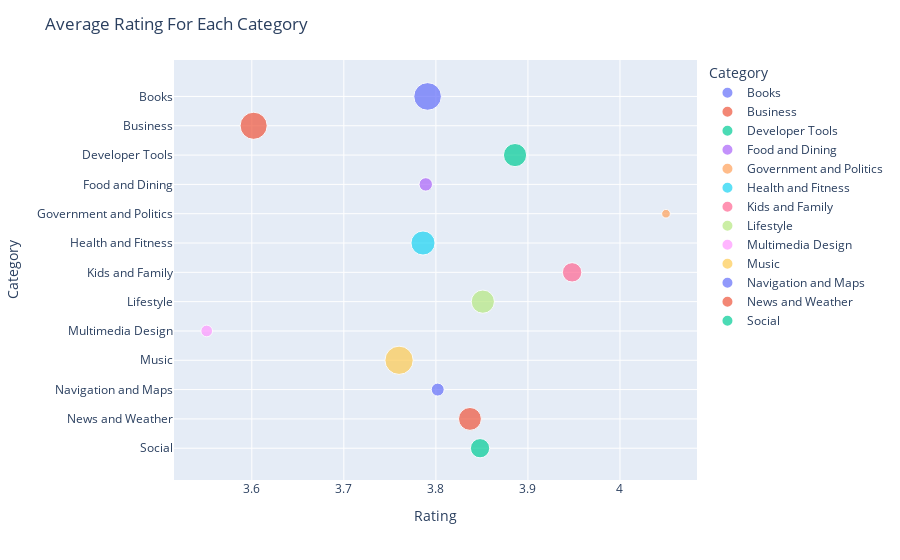

Source (notebook cell):
### Markdown cell above
So, we should use `plotly` to solve our problem.

### Code cell
fig = px.scatter(df3, x='Rating', y='Category', color='Category',size = 'No of people Rated')
fig.update_layout(title="Average Rating For Each Category")
fig.show()

### Figure 1 — Plotly figure (JSON) as saved in the notebook; plotly's stock layout.template omitted (floating-point values rounded to 4 significant figures)
{"data": [{"hoverlabel": {"namelength": 0}, "hovertemplate": "Category=%{y}<br>Rating=%{x}<br>No of people Rated=%{marker.size}", "legendgroup": "Books", "marker": {"color": "#636efa", "size": [387822], "sizemode": "area", "sizeref": 1015.0, "symbol": "circle"}, "mode": "markers", "name": "Books", "showlegend": true, "type": "scatter", "x": [3.791], "xaxis": "x", "y": ["Books"], "yaxis": "y"}, {"hoverlabel": {"namelength": 0}, "hovertemplate": "Category=%{y}<br>Rating=%{x}<br>No of people Rated=%{marker.size}", "legendgroup": "Business", "marker": {"color": "#EF553B", "size": [373083], "sizemode": "area", "sizeref": 1015.0, "symbol": "circle"}, "mode": "markers", "name": "Business", "showlegend": true, "type": "scatter", "x": [3.602], "xaxis": "x", "y": ["Business"], "yaxis": "y"}, {"hoverlabel": {"namelength": 0}, "hovertemplate": "Category=%{y}<br>Rating=%{x}<br>No of people Rated=%{marker.size}", "legendgroup": "Developer Tools", "marker": {"color": "#00cc96", "size": [272678], "sizemode": "area", "sizeref": 1015.0, "symbol": "circle"}, "mode": "markers", "name": "Developer Tools", "showlegend": true, "type": "scatter", "x": [3.886], "xaxis": "x", "y": ["Developer Tools"], "yaxis": "y"}, {"hoverlabel": {"namelength": 0}, "hovertemplate": "Category=%{y}<br>Rating=%{x}<br>No of people Rated=%{marker.size}", "legendgroup": "Food and Dining", "marker": {"color": "#ab63fa", "size": [91448], "sizemode": "area", "sizeref": 1015.0, "symbol": "circle"}, "mode": "markers", "name": "Food and Dining", "showlegend": true, "type": "scatter", "x": [3.789], "xaxis": "x", "y": ["Food and Dining"], "yaxis": "y"}, {"hoverlabel": {"namelength": 0}, "hovertemplate": "Category=%{y}<br>Rating=%{x}<br>No of people Rated=%{marker.size}", "legendgroup": "Government and Politics", "marker": {"color": "#FFA15A", "size": [38379], "sizemode": "area", "sizeref": 1015.0, "symbol": "circle"}, "mode": "markers", "name": "Government and Politics", "showlegend": true, "type": "scatter", "x": [4.05], "xaxis": "x", "y": ["Government and Politics"], "yaxis": "y"}, {"hoverlabel": {"namelength": 0}, "hovertemplate": "Category=%{y}<br>Rating=%{x}<br>No of people Rated=%{marker.size}", "legendgroup": "Health and Fitness", "marker": {"color": "#19d3f3", "size": [294333], "sizemode": "area", "sizeref": 1015.0, "symbol": "circle"}, "mode": "markers", "name": "Health and Fitness", "showlegend": true, "type": "scatter", "x": [3.786], "xaxis": "x", "y": ["Health and Fitness"], "yaxis": "y"}, {"hoverlabel": {"namelength": 0}, "hovertemplate": "Category=%{y}<br>Rating=%{x}<br>No of people Rated=%{marker.size}", "legendgroup": "Kids and Family", "marker": {"color": "#FF6692", "size": [190832], "sizemode": "area", "sizeref": 1015.0, "symbol": "circle"}, "mode": "markers", "name": "Kids and Family", "showlegend": true, "type": "scatter", "x": [3.948], "xaxis": "x", "y": ["Kids and Family"], "yaxis": "y"}, {"hoverlabel": {"namelength": 0}, "hovertemplate": "Category=%{y}<br>Rating=%{x}<br>No of people Rated=%{marker.size}", "legendgroup": "Lifestyle", "marker": {"color": "#B6E880", "size": [273025], "sizemode": "area", "sizeref": 1015.0, "symbol": "circle"}, "mode": "markers", "name": "Lifestyle", "showlegend": true, "type": "scatter", "x": [3.851], "xaxis": "x", "y": ["Lifestyle"], "yaxis": "y"}, {"hoverlabel": {"namelength": 0}, "hovertemplate": "Category=%{y}<br>Rating=%{x}<br>No of people Rated=%{marker.size}", "legendgroup": "Multimedia Design", "marker": {"color": "#FF97FF", "size": [69678], "sizemode": "area", "sizeref": 1015.0, "symbol": "circle"}, "mode": "markers", "name": "Multimedia Design", "showlegend": true, "type": "scatter", "x": [3.551], "xaxis": "x", "y": ["Multimedia Design"], "yaxis": "y"}, {"hoverlabel": {"namelength": 0}, "hovertemplate": "Category=%{y}<br>Rating=%{x}<br>No of people Rated=%{marker.size}", "legendgroup": "Music", "marker": {"color": "#FECB52", "size": [405946], "sizemode": "area", "sizeref": 1015.0, "symbol": "circle"}, "mode": "markers", "name": "Music", "showlegend": true, "type": "scatter", "x": [3.76], "xaxis": "x", "y": ["Music"], "yaxis": "y"}, {"hoverlabel": {"namelength": 0}, "hovertemplate": "Category=%{y}<br>Rating=%{x}<br>No of people Rated=%{marker.size}", "legendgroup": "Navigation and Maps", "marker": {"color": "#636efa", "size": [84859], "sizemode": "area", "sizeref": 1015.0, "symbol": "circle"}, "mode": "markers", "name": "Navigation and Maps", "showlegend": true, "type": "scatter", "x": [3.802], "xaxis": "x", "y": ["Navigation and Maps"], "yaxis": "y"}, {"hoverlabel": {"namelength": 0}, "hovertemplate": "Category=%{y}<br>Rating=%{x}<br>No of people Rated=%{marker.size}", "legendgroup": "News and Weather", "marker": {"color": "#EF553B", "size": [265386], "sizemode": "area", "sizeref": 1015.0, "symbol": "circle"}, "mode": "markers", "name": "News and Weather", "showlegend": true, "type": "scatter", "x": [3.837], "xaxis": "x", "y": ["News and Weather"], "yaxis": "y"}, {"hoverlabel": {"namelength": 0}, "hovertemplate": "Category=%{y}<br>Rating=%{x}<br>No of people Rated=%{marker.size}", "legendgroup": "Social", "marker": {"color": "#00cc96", "size": [188652], "sizemode": "area", "sizeref": 1015.0, "symbol": "circle"}, "mode": "markers", "name": "Social", "showlegend": true, "type": "scatter", "x": [3.848], "xaxis": "x", "y": ["Social"], "yaxis": "y"}], "layout": {"legend": {"itemsizing": "constant", "title": {"text": "Category"}, "tracegroupgap": 0}, "margin": {"t": 60}, "title": {"text": "Average Rating For Each Category"}, "xaxis": {"anchor": "y", "domain": [0, 1], "title": {"text": "Rating"}}, "yaxis": {"anchor": "x", "categoryarray": ["Social", "News and Weather", "Navigation and Maps", "Music", "Multimedia Design", "Lifestyle", "Kids and Family", "Health and Fitness", "Government and Politics", "Food and Dining", "Developer Tools", "Business", "Books"], "categoryorder": "array", "domain": [0, 1], "title": {"text": "Category"}}}}
